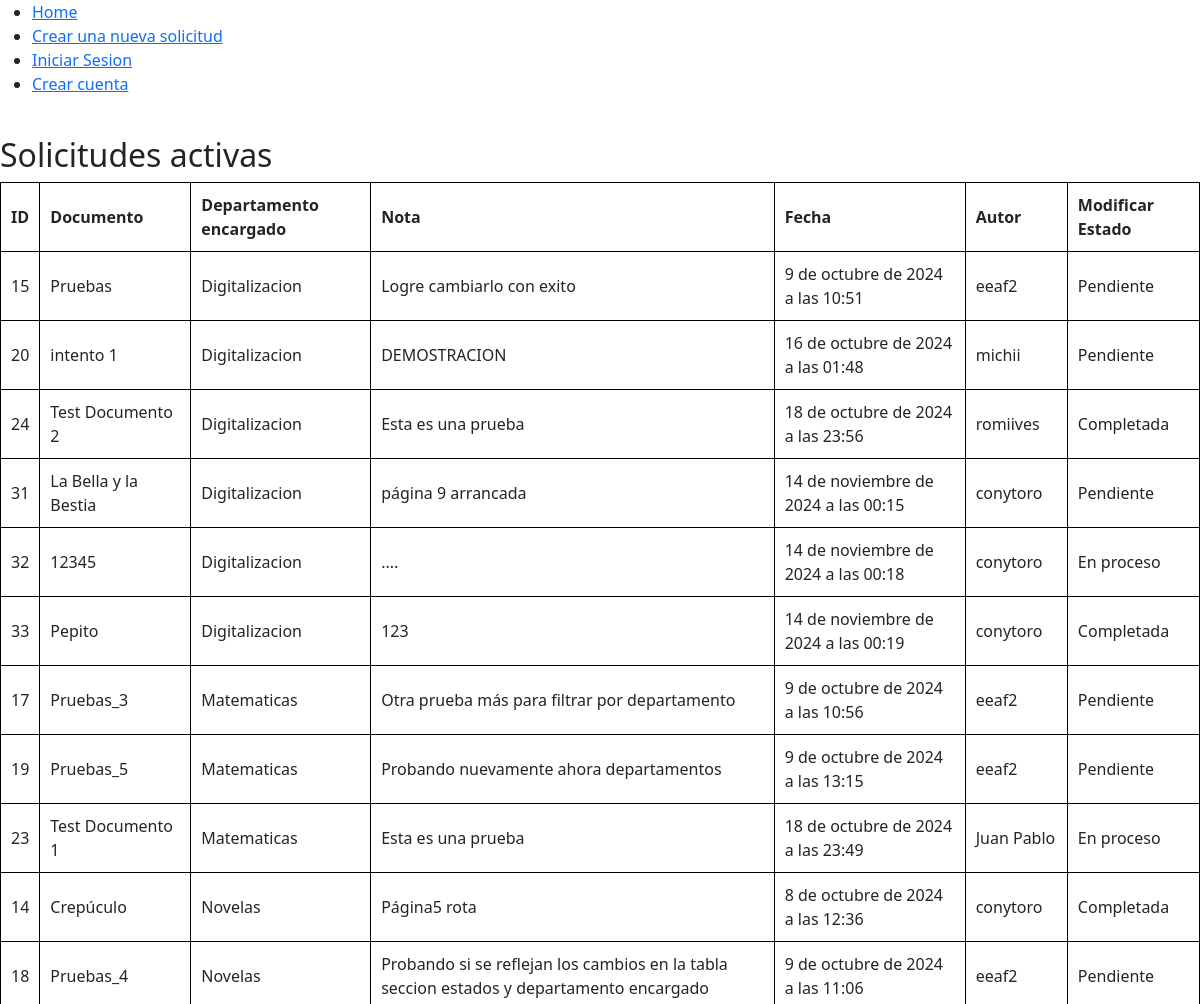
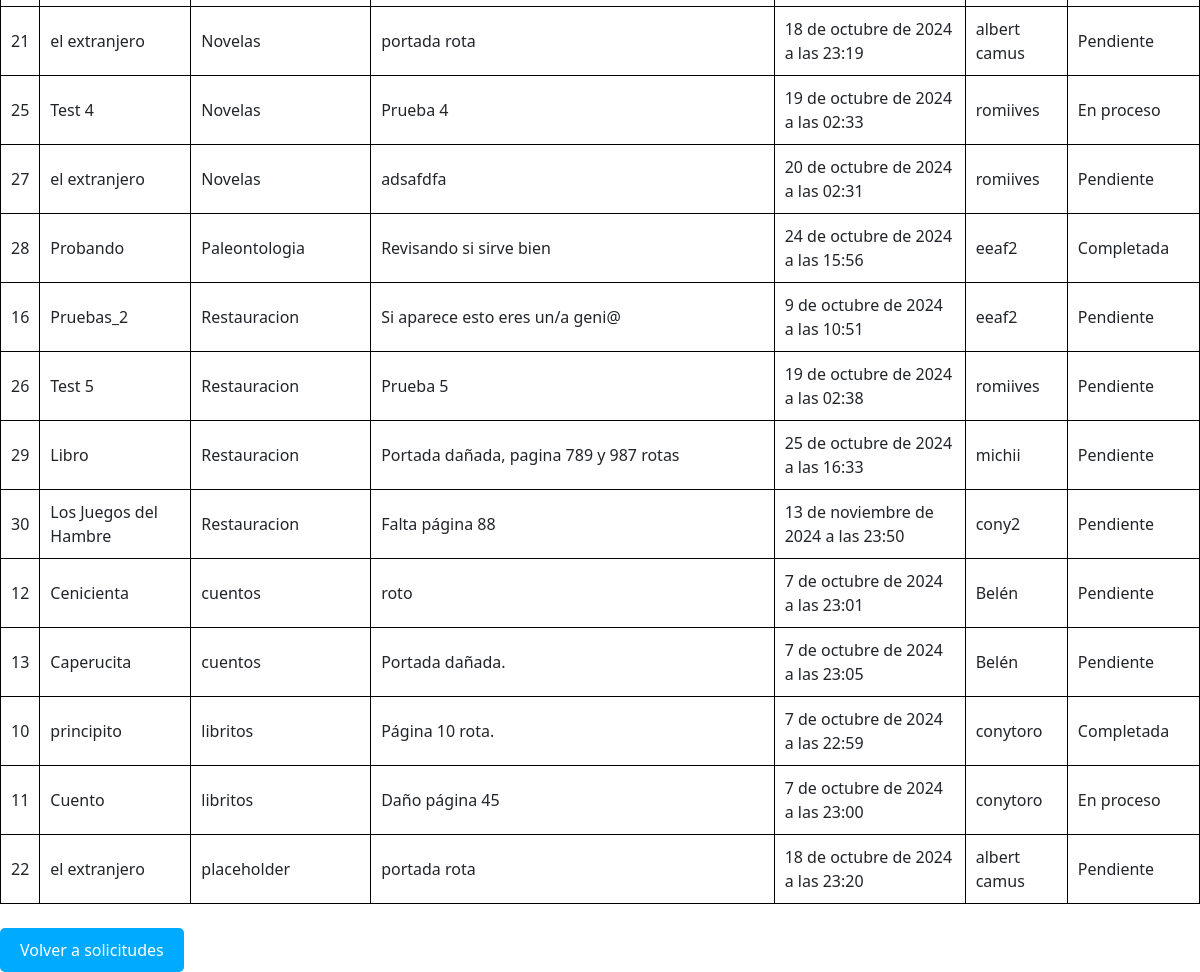
The app's page /solicitudes_activas/, older data (2 pictures, top to bottom).
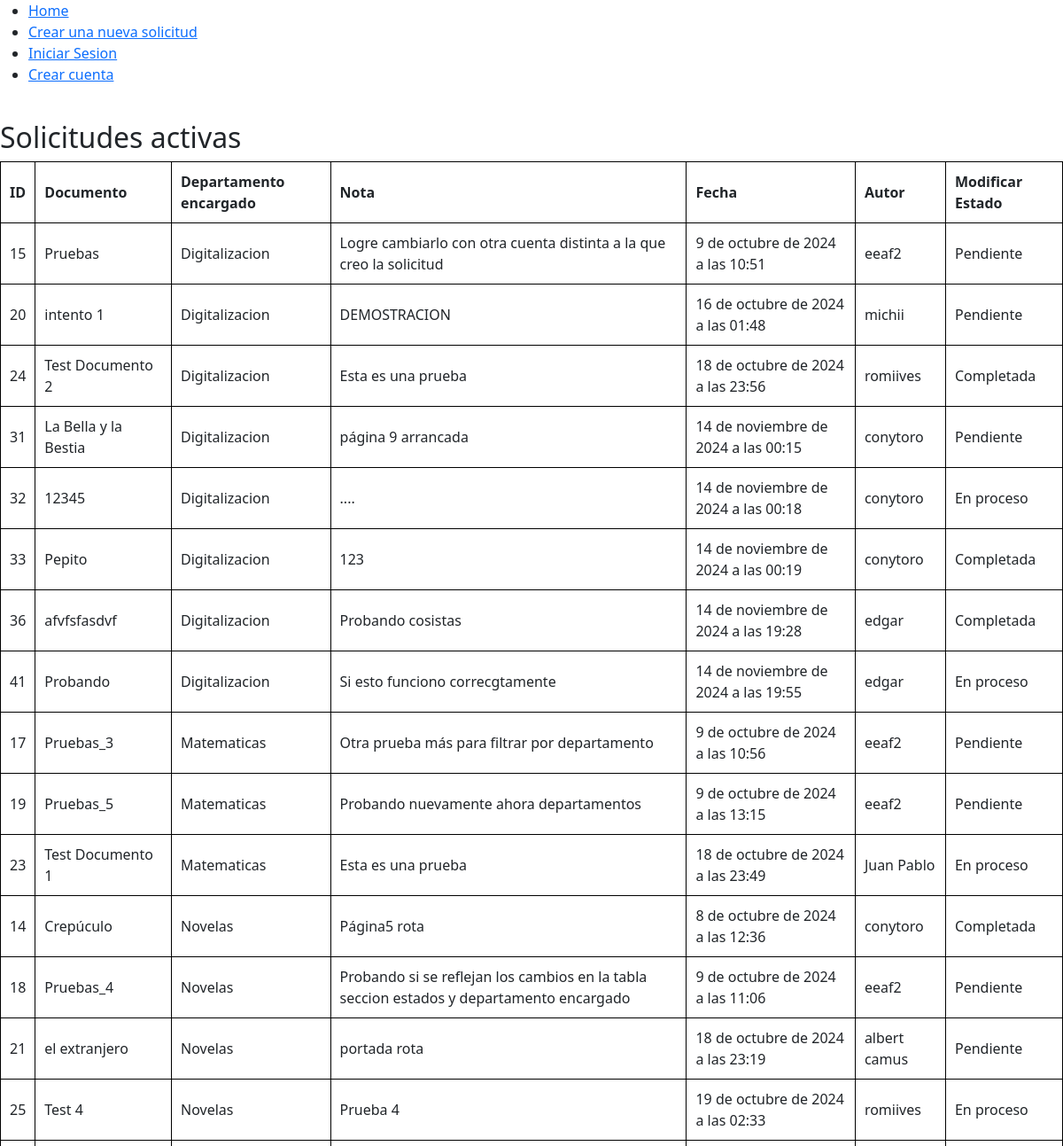
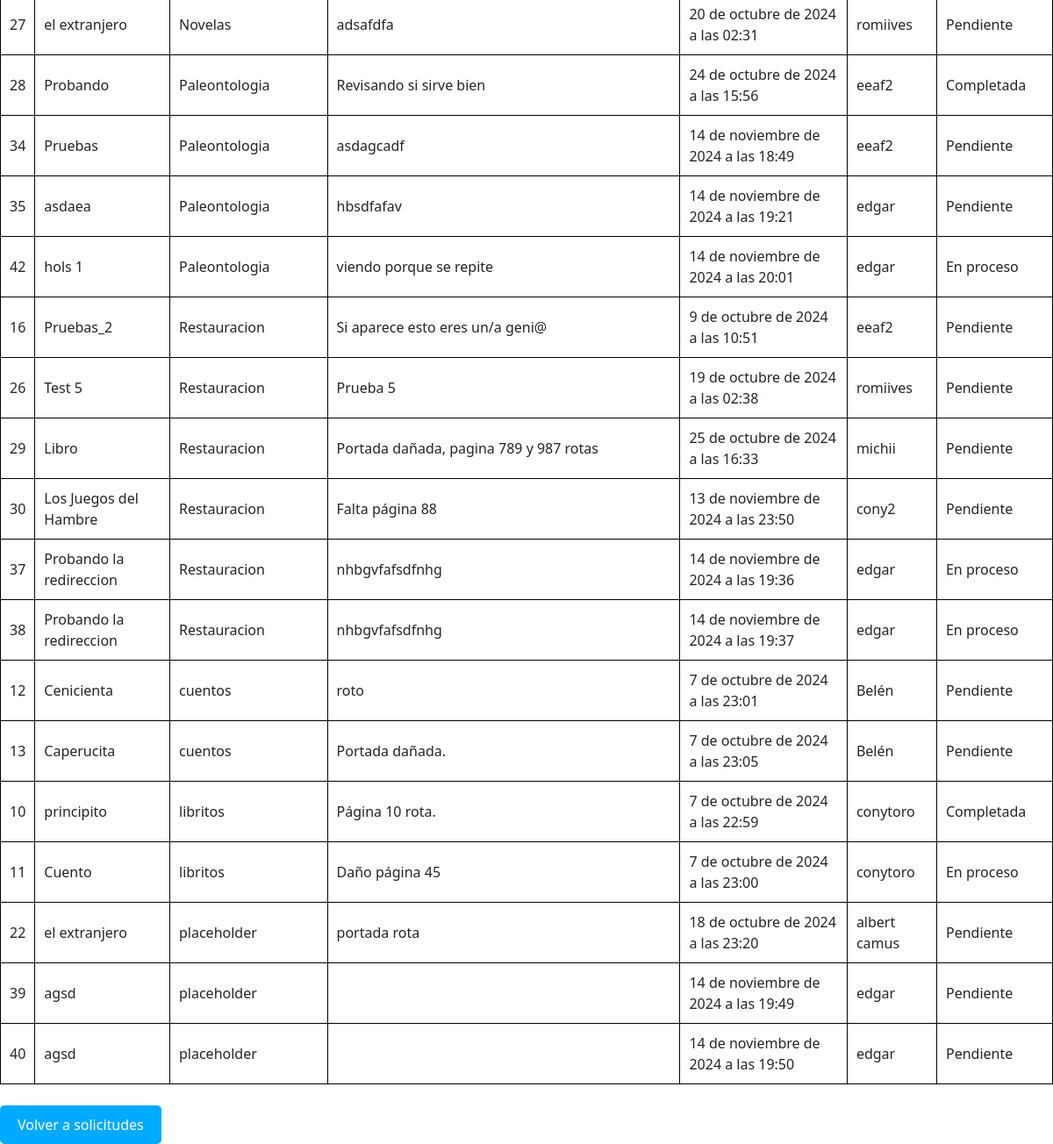
The same page, newer data (2 pictures, top to bottom).
### Cuentas/models.py (models this page shows, shortened)
class Solicitudes(models.Model):
    ESTADOS = [
        ('Pendiente','Pendiente'),
        ('En proceso','En proceso'),
        ('Completada','Completada'),
        ('Rechazada','Rechazada')
    ]
    DEPARTAMENTOS = [
        ("placeholder","Seleccionar"),
        ("Matematicas","Matematicas"),
        ("Paleontologia","Paleontologia"),
        ("Restauracion","Restauracion"),
        ("Digitalizacion","Digitalizacion"),
        ("libritos","Libreria"),
        ("Novelas","Novelas"),
        ("cuentos","Cuentos"),
        ]
    Prioridad=[
        ("Muy Importante","Muy Importante"),
        ("Importante","Importante"),
        ("Poco Importante","Poco Importante")
    ]
    documento = models.CharField(max_length=100)
    departamento = models.CharField(max_length=60, choices=DEPARTAMENTOS,default="placeholder")
    nota = models.TextField(blank=True)
    fecha = models.DateTimeField(auto_now_add=True)
    autor = models.CharField(max_length=60)
    estado = models.CharField(max_length=20, choices=ESTADOS, default='pendiente')
    prioridad= models.CharField(max_length=120, choices=Prioridad, default="Importante")
    class Meta:
        ordering = ['-fecha']  # Ordena por fecha de manera ascendente
        ordering = ['departamento']

### Cuentas/views.py (the view)
# urls.py: path('solicitudes_activas/', views.filtrar_activas, name='filtrar_activas'),
def filtrar_activas(request):
    if 'activas' in request.GET and request.GET['activas'] == 'true':
        var_activas = Solicitudes.objects.exclude(estado='Completada')
    else:
        var_activas = Solicitudes.objects.all()
    return render(request, 'solicitudes_activas.html', {'contexto': var_activas})

### Cuentas/templates/solicitudes_activas.html (shortened to what this page needs)
<!DOCTYPE html>
<html lang="es">
<head>
    <link href="https://cdn.jsdelivr.net/npm/bootstrap@5.3.3/dist/css/bootstrap.min.css" rel="stylesheet">
</head>
<body>
        <ul>
            <li>
                <a href="{% url 'Home' %}">Home</a>
            </li>
            <li>
                <a href="/solicitudes">Crear una nueva solicitud</a>
            </li>
            {% if user.is_authenticated %}
            <li>
                <a href="/cerrar_sesion">Cerrar Sesion</a>
            </li>
            {% else %}
            <li>
                <a href="/iniciar_sesion">Iniciar Sesion</a>
            </li>
            <li>
                <a href="/crear_cuenta">Crear cuenta</a>
            </li>
            {% endif %}
        </ul>
    <br>
    <h2>Solicitudes activas</h2>
    <table>
        <thead>
            <tr>
                <th>ID</th>
                <th>Documento</th>
                <th>Departamento encargado</th>
                <th>Nota</th>
                <th>Fecha</th>
                <th>Autor</th>
                <th>Modificar Estado</th>
            </tr>
        </thead>
        <tbody>
            {% for x in contexto %}
                <tr>
                    <td>{{ x.id }}</td>
                    <td>{{ x.documento }}</td>
                    <td>{{ x.departamento }}</td>
                    <td>{{ x.nota }}</td>
                    <td>{{ x.fecha }}</td>
                    <td>{{ x.autor }}</td>
                    <td>{{ x.estado }}</a></td>
                </tr>
            {% empty %}
                <tr>
                    <td colspan="7">No hay solicitudes.</td>
                </tr>
            {% endfor %}
        </tbody>
    </table>
    <br>
    <a href="/solicitudes_existentes">
        <button style="background-color: #00aaff; color: white; border: none; padding: 10px 20px; border-radius: 5px; cursor: pointer;">
            Volver a solicitudes
        </button>
    </a>
</body>
</html>

Row changes from the older to the newer data that the page shows:
changed Solicitudes id 15: nota "Logre cambiarlo con exito" → "Logre cambiarlo con otra cuenta distinta a la que creo la solicitud"
added Solicitudes: id "36", documento "afvfsfasdvf", departamento "Digitalizacion", nota "Probando cosistas", fecha "14 de noviembre de 2024 a las 19:28", autor "edgar", estado "Completada"
added Solicitudes: id "41", documento "Probando", departamento "Digitalizacion", nota "Si esto funciono correcgtamente", fecha "14 de noviembre de 2024 a las 19:55", autor "edgar", estado "En proceso"
added Solicitudes: id "34", documento "Pruebas", departamento "Paleontologia", nota "asdagcadf", fecha "14 de noviembre de 2024 a las 18:49", autor "eeaf2", estado "Pendiente"
added Solicitudes: id "35", documento "asdaea", departamento "Paleontologia", nota "hbsdfafav", fecha "14 de noviembre de 2024 a las 19:21", autor "edgar", estado "Pendiente"
added Solicitudes: id "42", documento "hols 1", departamento "Paleontologia", nota "viendo porque se repite", fecha "14 de noviembre de 2024 a las 20:01", autor "edgar", estado "En proceso"
added Solicitudes: id "37", documento "Probando la redireccion", departamento "Restauracion", nota "nhbgvfafsdfnhg", fecha "14 de noviembre de 2024 a las 19:36", autor "edgar", estado "En proceso"
added Solicitudes: id "38", documento "Probando la redireccion", departamento "Restauracion", nota "nhbgvfafsdfnhg", fecha "14 de noviembre de 2024 a las 19:37", autor "edgar", estado "En proceso"
added Solicitudes: id "39", documento "agsd", departamento "placeholder", fecha "14 de noviembre de 2024 a las 19:49", autor "edgar", estado "Pendiente"
added Solicitudes: id "40", documento "agsd", departamento "placeholder", fecha "14 de noviembre de 2024 a las 19:50", autor "edgar", estado "Pendiente"
